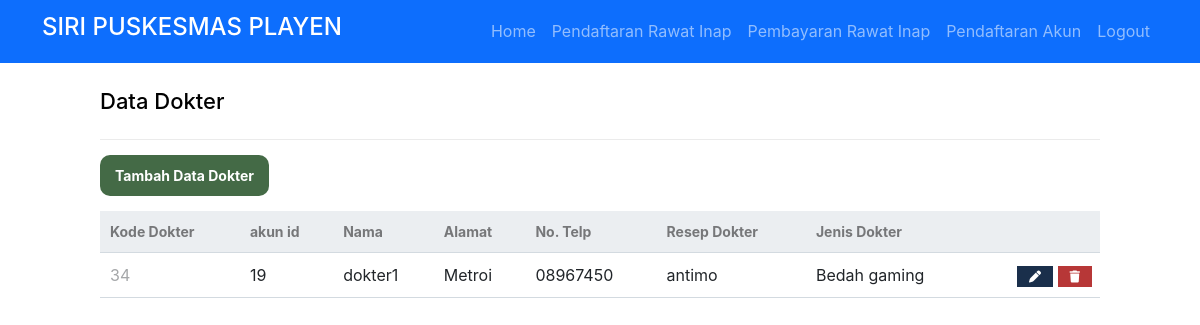
The app's page /adminWeb/dokter/read.php (signed in) with its own data.
### tables this page shows
CREATE TABLE `dokter` (
  `kd_dokter` int(12) NOT NULL,
  `nama_dokter` varchar(25) NOT NULL,
  `alamat` varchar(40) NOT NULL,
  `no_telepon` varchar(15) NOT NULL,
  `resep_dokter` varchar(25) NOT NULL,
  `jenis_dokter` varchar(25) NOT NULL,
  `akun_id` int(11) NOT NULL
);

### adminWeb/dokter/read.php (the view, shortened to what this page needs)
<?php
if ($_SESSION['username'] == '') {
	echo "<script>
    alert('Anda Harus Login terlebih dahulu');
    window.location.href='./auth/fmasuk.php';
    </script>";
} else {
?>
	<!DOCTYPE html>
	<html>
	<head>
		<link href="../../db/style.css" rel="stylesheet" type="text/css">
		<link href="https://cdn.jsdelivr.net/npm/bootstrap@5.2.0-beta1/dist/css/bootstrap.min.css" rel="stylesheet">
	</head>
	<body>
		<nav class="navbar navbar-expand-sm navbar-dark bg-primary">
			<div class="container">
				<a class="navbar-brand" href="#">
					<h4>SIRI PUSKESMAS PLAYEN </h3>
				</a>
				<ul class="navbar-nav ml-auto mt-2 mt-lg-0 d-flex align-items-center">
					<li class="nav-item">
						<a class="nav-link menu " id="menuHome" href="../../index.php">Home</a>
					</li>
					<?PHP if ($_SESSION['role_id'] == 1) { ?>
						<li class="nav-item">
							<a class="nav-link menu" id="daftarrawatinap" href="./pasien/daftarrawatinap.php"><i class=""></i>Pendaftaran Rawat Inap</a>
						</li>
						<li class="nav-item">
							<a class="nav-link menu" id="bayarrawatinap" href="./pasien/bayarrawatinap.php"><i class=""></i>Pembayaran Rawat Inap</a>
						</li>
						<li class="nav-item">
							<a class="nav-link menu" id="daftarakun" href="./pasien/daftarakun.php"><i class=""></i>Pendaftaran Akun</a>
						</li>
					<?PHP } ?>
					<li class="nav-item">
						<a class="nav-link menu" id="logout" href="../../auth/sLogout.php"><i class=""></i>Logout</a>
					</li>
				</ul>
			</div>
		</nav>
<?php
$pdo = pdo_connect_mysql();
$page = isset($_GET['page']) && is_numeric($_GET['page']) ? (int)$_GET['page'] : 1;
$records_per_page = 8;
$stmt = $pdo->prepare('SELECT * FROM dokter ORDER BY kd_dokter LIMIT :current_page, :record_per_page');
$stmt->bindValue(':current_page', ($page-1)*$records_per_page, PDO::PARAM_INT);
$stmt->bindValue(':record_per_page', $records_per_page, PDO::PARAM_INT);
$stmt->execute();
$dokters = $stmt->fetchAll(PDO::FETCH_ASSOC);
?>
<div class="content read">
	<h2>Data Dokter</h2>
	<a href="./create.php" class="menu create-dokter" id="tambahDokter">Tambah Data Dokter</a>
	<table>
        <thead>
            <tr>
                <td>Kode Dokter</td>
                <td>akun id</td>
                <td>Nama</td>
                <td>Alamat</td>
                <td>No. Telp</td>
                <td>Resep Dokter</td>
                <td>Jenis Dokter</td>
                <td></td>
            </tr>
        </thead>
        <tbody>
            <?php foreach ($dokters as $dokter): ?>
            <tr>
                <td><?=$dokter['kd_dokter']?></td>
                <td><?=$dokter['akun_id']?></td>
                <td><?=$dokter['nama_dokter']?></td>
                <td><?=$dokter['alamat']?></td>
                <td><?=$dokter['no_telepon']?></td>
                <td><?=$dokter['resep_dokter']?></td>
                <td><?=$dokter['jenis_dokter']?></td>
                <td class="actions">
                    <a href="update.php?kd_dokter=<?=$dokter['kd_dokter']?>" class="menu edit" id="edit"><i class="fas fa-pen fa-xs"></i></a>
                    <a href="delete.php?kd_dokter=<?=$dokter['kd_dokter']?>" class="menu trash" id="hapus"><i class="fas fa-trash fa-xs"></i></a>
                </td>
            </tr>
            <?php endforeach; ?>
        </tbody>
    </table>
</div>
<?php
}
?>

### db/style.css (style rules this page uses)
* { box-sizing: border-box; font-family: -apple-system, BlinkMacSystemFont, "segoe ui", roboto, oxygen, ubuntu, cantarell, "fira sans", "droid sans", "helvetica neue", Arial, sans-serif; font-size: 16px; -webkit-font-smoothing: antialiased; -moz-osx-font-smoothing: grayscale; }
body { background-color: #FFFFFF; margin: 0; }
.content { width: 1000px; margin: 0 auto; }
.content h2 { margin: 0; padding: 25px 0; font-size: 22px; border-bottom: 1px solid #ebebeb; color: black; }
.read .create-dokter { display: inline-block; text-decoration: none; background-color: #446A46; font-weight: bold; font-size: 14px; color: #FFFFFF; padding: 10px 15px; margin: 15px 0; border-radius: 10px; }
.read table { width: 100%; padding-top: 30px; border-collapse: collapse; }
.read table thead { background-color: #ebeef1; border-bottom: 1px solid #d3dae0; }
.read table thead td { padding: 10px; font-weight: bold; color: #767779; font-size: 14px; }
.read table tbody tr { border-bottom: 1px solid #d3dae0; }
.read table tbody tr td { padding: 10px; }
.read table tbody tr td:nth-child(1) { color: #a5a7a9; }
.read table tbody tr td.actions { padding: 8px; text-align: right; }
.read table tbody tr td.actions .edit, .read table tbody tr td.actions .trash { display: inline-flex; text-align: right; text-decoration: none; color: #FFFFFF; padding: 10px 12px; }
.read table tbody tr td.actions .trash { background-color: #b73737; }
.read table tbody tr td.actions .edit { background-color: #1A2F4B; }

### records on screen
dokter: kd_dokter "34", akun "19", nama_dokter "dokter1", alamat "Metroi", no_telepon "08967450", resep_dokter "antimo", jenis_dokter "Bedah gaming"
